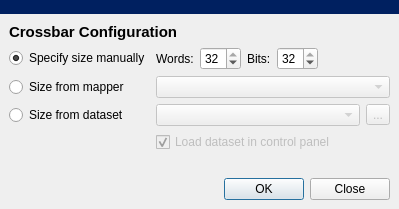
<?xml version="1.0" encoding="UTF-8"?>
<ui version="4.0">
 <class>CrossbarConfigDialog</class>
 <widget class="QDialog" name="CrossbarConfigDialog">
  <property name="geometry">
   <rect>
    <x>0</x>
    <y>0</y>
    <width>399</width>
    <height>209</height>
   </rect>
  </property>
  <property name="windowTitle">
   <string>ArC TWO Crossbar Configuration</string>
  </property>
  <layout class="QVBoxLayout" name="verticalLayout">
   <property name="spacing">
    <number>0</number>
   </property>
   <property name="leftMargin">
    <number>0</number>
   </property>
   <property name="topMargin">
    <number>0</number>
   </property>
   <property name="rightMargin">
    <number>0</number>
   </property>
   <property name="bottomMargin">
    <number>0</number>
   </property>
   <item>
    <widget class="QLabel" name="logoLabel">
     <property name="styleSheet">
      <string notr="true">background: #002060;</string>
     </property>
     <property name="text">
      <string/>
     </property>
    </widget>
   </item>
   <item>
    <widget class="QWidget" name="widget" native="true">
     <layout class="QVBoxLayout" name="verticalLayout_2">
      <item>
       <widget class="QLabel" name="label_2">
        <property name="styleSheet">
         <string notr="true">font-size: 11pt;
font-weight: bold;</string>
        </property>
        <property name="text">
         <string>Crossbar Configuration</string>
        </property>
       </widget>
      </item>
      <item>
       <layout class="QGridLayout" name="gridLayout">
        <item row="2" column="1">
         <layout class="QHBoxLayout" name="horizontalLayout_3">
          <property name="bottomMargin">
           <number>0</number>
          </property>
          <item>
           <widget class="QComboBox" name="datasetSelectionComboBox">
            <property name="enabled">
             <bool>false</bool>
            </property>
           </widget>
          </item>
          <item>
           <widget class="QToolButton" name="selectDatasetButton">
            <property name="enabled">
             <bool>false</bool>
            </property>
            <property name="text">
             <string>...</string>
            </property>
           </widget>
          </item>
         </layout>
        </item>
        <item row="0" column="1">
         <layout class="QHBoxLayout" name="horizontalLayout">
          <property name="bottomMargin">
           <number>0</number>
          </property>
          <item>
           <widget class="QLabel" name="wordsLabel">
            <property name="enabled">
             <bool>true</bool>
            </property>
            <property name="text">
             <string>Words:</string>
            </property>
           </widget>
          </item>
          <item>
           <widget class="QSpinBox" name="wordsSpinBox">
            <property name="minimum">
             <number>1</number>
            </property>
            <property name="maximum">
             <number>32</number>
            </property>
            <property name="value">
             <number>32</number>
            </property>
           </widget>
          </item>
          <item>
           <widget class="QLabel" name="bitsLabel">
            <property name="text">
             <string>Bits:</string>
            </property>
           </widget>
          </item>
          <item>
           <widget class="QSpinBox" name="bitsSpinBox">
            <property name="minimum">
             <number>1</number>
            </property>
            <property name="maximum">
             <number>32</number>
            </property>
            <property name="value">
             <number>32</number>
            </property>
           </widget>
          </item>
          <item>
           <spacer name="horizontalSpacer">
            <property name="orientation">
             <enum>Qt::Horizontal</enum>
            </property>
            <property name="sizeHint" stdset="0">
             <size>
              <width>40</width>
              <height>20</height>
             </size>
            </property>
           </spacer>
          </item>
         </layout>
        </item>
        <item row="2" column="0">
         <widget class="QRadioButton" name="datasetRadioButton">
          <property name="text">
           <string>Size from dataset</string>
          </property>
         </widget>
        </item>
        <item row="1" column="0">
         <widget class="QRadioButton" name="mapperRadioButton">
          <property name="text">
           <string>Size from mapper</string>
          </property>
         </widget>
        </item>
        <item row="1" column="1">
         <layout class="QHBoxLayout" name="horizontalLayout_2">
          <property name="bottomMargin">
           <number>0</number>
          </property>
          <item>
           <widget class="QComboBox" name="mapperSelectionComboBox">
            <property name="enabled">
             <bool>false</bool>
            </property>
           </widget>
          </item>
         </layout>
        </item>
        <item row="0" column="0">
         <widget class="QRadioButton" name="sizeRadioButton">
          <property name="text">
           <string>Specify size manually</string>
          </property>
          <property name="checked">
           <bool>true</bool>
          </property>
         </widget>
        </item>
        <item row="3" column="1">
         <widget class="QCheckBox" name="loadDatasetCheckBox">
          <property name="enabled">
           <bool>false</bool>
          </property>
          <property name="text">
           <string>Load dataset in control panel</string>
          </property>
          <property name="checked">
           <bool>true</bool>
          </property>
         </widget>
        </item>
       </layout>
      </item>
      <item>
       <spacer name="verticalSpacer">
        <property name="orientation">
         <enum>Qt::Vertical</enum>
        </property>
        <property name="sizeHint" stdset="0">
         <size>
          <width>20</width>
          <height>0</height>
         </size>
        </property>
       </spacer>
      </item>
      <item>
       <widget class="QDialogButtonBox" name="buttonBox">
        <property name="orientation">
         <enum>Qt::Horizontal</enum>
        </property>
        <property name="standardButtons">
         <set>QDialogButtonBox::Close|QDialogButtonBox::Ok</set>
        </property>
       </widget>
      </item>
     </layout>
    </widget>
   </item>
  </layout>
 </widget>
 <resources/>
 <connections>
  <connection>
   <sender>buttonBox</sender>
   <signal>accepted()</signal>
   <receiver>CrossbarConfigDialog</receiver>
   <slot>accept()</slot>
   <hints>
    <hint type="sourcelabel">
     <x>248</x>
     <y>254</y>
    </hint>
    <hint type="destinationlabel">
     <x>157</x>
     <y>274</y>
    </hint>
   </hints>
  </connection>
  <connection>
   <sender>buttonBox</sender>
   <signal>rejected()</signal>
   <receiver>CrossbarConfigDialog</receiver>
   <slot>reject()</slot>
   <hints>
    <hint type="sourcelabel">
     <x>316</x>
     <y>260</y>
    </hint>
    <hint type="destinationlabel">
     <x>286</x>
     <y>274</y>
    </hint>
   </hints>
  </connection>
 </connections>
</ui>
